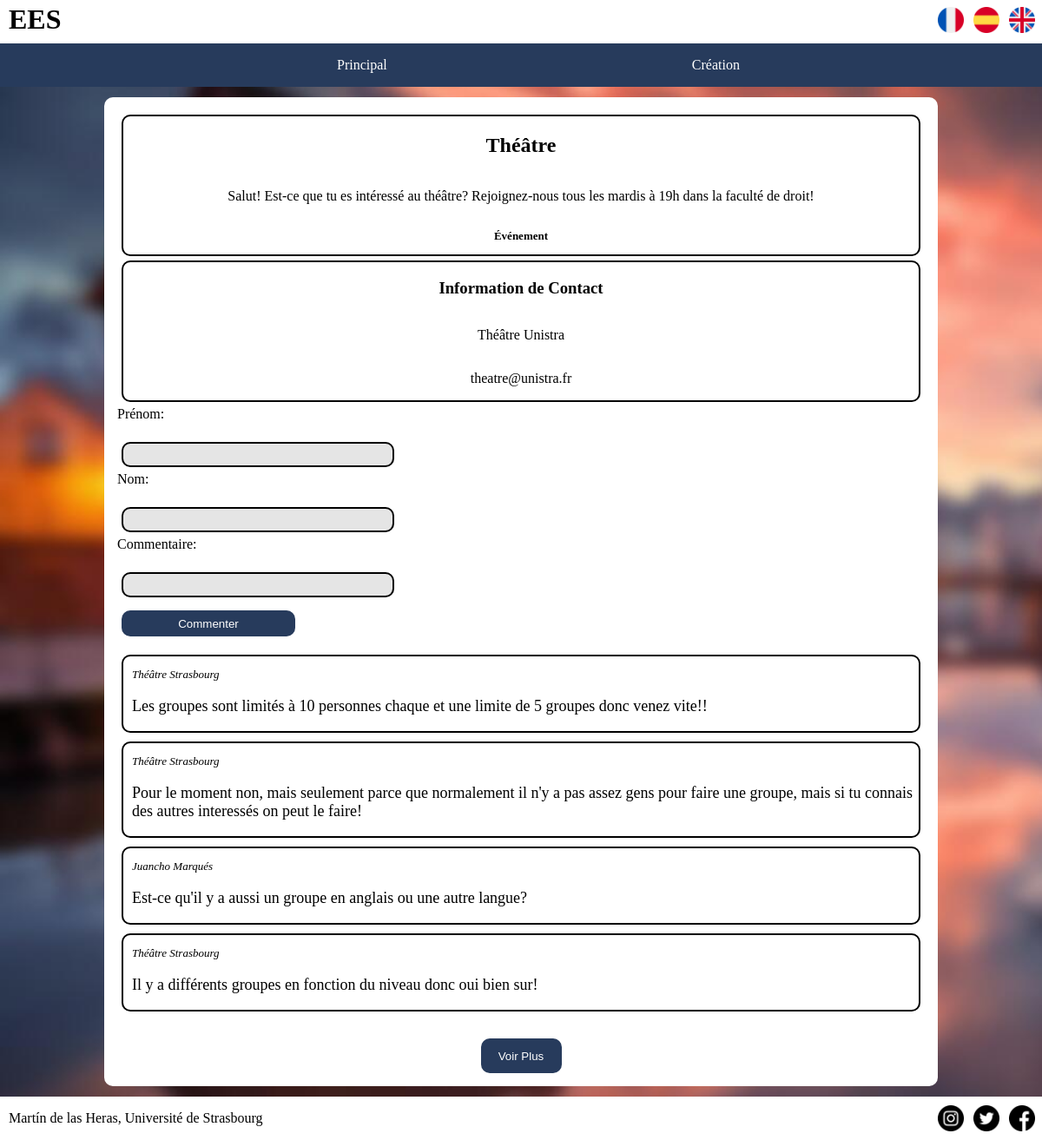
The page /assets/php/information.php?id=9 on the database its author committed.
### tables this page shows
CREATE TABLE annonces (
                id INTEGER PRIMARY KEY AUTOINCREMENT,
                titre VARCHAR(32) NOT NULL,
                type VARCHAR(16) NOT NULL,
                description TEXT NOT NULL,
                first_name VARCHAR(32) NOT NULL,
                last_name VARCHAR(32) NOT NULL,
                mail VARCHAR(64) NOT NULL
            );

CREATE TABLE commentaires (
                id INTEGER PRIMARY KEY AUTOINCREMENT,
                first_name VARCHAR(32) NOT NULL,
                last_name VARCHAR(32) NOT NULL,
                commentaire TEXT NOT NULL,
                id_annonce INTEGER
            );

### langages/fr.php (called while the page is built)
<?php
$lang = array(
    'principal' => 'Principal',
    'creation' => 'Création',
    'universite' => 'Université de Strasbourg',
    'titre' => 'Étudiants Étrangers de Strasbourg',
    'labelRechercher' => 'Rechercher par titre:',
    'etudes' => 'Études',
    'evenement' => 'Événement',
    'logement' => 'Logement',
    'commencer' => 'Commencer',
    'voirPlus' => 'Voir Plus',
    'titreCreer' => 'Création de l\'annonce',
    'informationCreer' => 'Information de l\'annonce',
    'labelTitre' => 'Titre:',
    'descriptionCreer' => 'Description:',
    'informationContactCreer' => 'Information de Contact',
    'prenom' => 'Prénom:',
    'nom' => 'Nom:',
    'mail' => 'Mail:',
    'creer' => 'Créer',
    'resultatsRecherche' => 'Résultats du Recherche',
    'commentaire' => 'Commentaire:',
    'commenter' => 'Commenter'
);
?>

### assets/php/information.php (the view, shortened to what this page needs)
<!DOCTYPE html>
<html lang="en">
<head>
</head>
<body>
<?php include '../../templates/navbar.php'; ?>
<section>
    <?php
    $id = htmlspecialchars($_GET['id']);
    $pdo = new PDO('sqlite:../../database.db');
    $pdo->setAttribute(PDO::ATTR_DEFAULT_FETCH_MODE, PDO::FETCH_ASSOC);
    $pdo->setAttribute(PDO::ATTR_ERRMODE, PDO::ERRMODE_EXCEPTION);
    $statement = $pdo->prepare(
        "SELECT * FROM annonces WHERE id = ?"
    );
    $statement->execute(array($id));
    $annonces = $statement->fetchAll();
    foreach ($annonces as $annonce) :
        ?>
        <li class="annonce information">
            <h2><?= $annonce['titre']; ?></h2>
            <p><?= $annonce['description']; ?>
            <p class="type">
                <?php if ($annonce['type'] == 'etudes') :?>
                    <?php echo $lang['etudes'] ?>
                <?php elseif ($annonce['type'] == 'evenement') :?>
                    <?php echo $lang['evenement'] ?>
                <?php else :?>
                    <?php echo $lang['logement'] ?>
                <?php endif; ?>
            </p>
        </li>
        <li class="annonce information">
            <h3><?php echo $lang['informationContactCreer'] ?></h3>
            <p><?= $annonce['first_name']; ?> <?= $annonce['last_name']; ?>
            <p><?= $annonce['mail']; ?>
        </li>
    <?php endforeach; ?>
    <form id="commenter_form" method="post">
        <label for="firstName"><?php echo $lang['prenom'] ?></label><br/>
        <input id="firstName" type="text" name="firstName" required aria-required="true" aria-labelledby="firstName"/>
        <label for="lastName"><?php echo $lang['nom'] ?></label><br/>
        <input id="lastName" type="text" name="lastName" required aria-required="true" aria-labelledby="lastName"/>
        <label for="commentaire"><?php echo $lang['commentaire'] ?></label><br/>
        <input id="commentaire"type="text" name="commentaire" required aria-required="true" aria-labelledby="commentaire"/>
        <button type="submit"><?php echo $lang['commenter'] ?></button>
    </form>
    <ul class="commentaires">
        <?php
        if ($id) {
            $statement = $pdo->prepare(
                "SELECT * FROM commentaires WHERE id_annonce = ? ORDER BY id DESC LIMIT 4"
            );
            $statement->execute(array($id));
            $commentaires = $statement->fetchAll();
        }
        foreach ($commentaires as $commentaire) :
            ?>
            <li>
                <p style="display: none;"><?= $commentaire['id']; ?>&<?= $commentaire['id_annonce']; ?>
                <p class="nom"><?= $commentaire['first_name']; ?> <?= $commentaire['last_name']; ?>
                <p class="commentaire"><?= $commentaire['commentaire']; ?>
            </li>
        <?php endforeach; ?>
    </ul>
    <button id="voirPlus" ><?php echo $lang['voirPlus'] ?></button>
</section>
<?php include '../../templates/footer.php'; ?>
</body>
</html>

### assets/css/style.css (style rules this page uses)
body { margin: 0; background: url("../img/strasbourg.jpg") no-repeat; background-size: cover; }
section { margin: 1% 10%; background-color: white; padding: 15px; border-radius: 10px; }
form { display: flex; flex-direction: column; }
input { border: 2px solid; padding: 5px; margin: 5px; width: 300px; border-radius: 10px; background-color: rgba(0, 0, 0, 0.1); }
button { max-width: 200px; height: 30px; border: 0px; background-color: #273b5c; color: white; margin-left: 5px; margin-top: 10px; border-radius: 10px; }
#voirPlus { margin-left: 45%; width: 10%; height: 40px; }
section ul { display: flex; flex-direction: row; flex-wrap: wrap; justify-content: space-evenly; padding-left: 0; }
section li { border: 2px solid black; border-radius: 10px; margin: 5px; text-align: center; }
.annonce { display: flex; flex-direction: column; width: 45%; }
.information { width: auto; }
.type { font-size: small; font-weight: bold; }
.commentaires { display: flex; flex-direction: column; padding-left: 0; }
.commentaires li { display: inline-block; text-align: left; padding-left: 10px; }
.nom { font-size: small; font-style: italic; }
.commentaire { font-size: large; }

### rows shown on the page
annonces: titre "Théâtre", description "Salut! Est-ce que tu es intéressé au théâtre? Rejoignez-nous tous les mardis à 19h dans la faculté de droit!", first_name "Théâtre", last_name "Unistra", mail "theatre@unistra.fr"
commentaires: first_name "Théâtre", last_name "Strasbourg", commentaire "Les groupes sont limités à 10 personnes chaque et une limite de 5 groupes donc venez vite!!"
commentaires: first_name "Théâtre", last_name "Strasbourg", commentaire "Pour le moment non, mais seulement parce que normalement il n'y a pas assez gens pour faire une groupe, mais si tu connais des autres interessés on peut le faire!"
commentaires: first_name "Juancho", last_name "Marqués", commentaire "Est-ce qu'il y a aussi un groupe en anglais ou une autre langue?"
commentaires: first_name "Théâtre", last_name "Strasbourg", commentaire "Il y a différents groupes en fonction du niveau donc oui bien sur!"

### other values the page prints
$lang['principal'] "Principal"
$lang['creation'] "Création"
$lang['prenom'] "Prénom:"
$lang['nom'] "Nom:"
$lang['commentaire'] "Commentaire:"
$lang['commenter'] "Commenter"
$lang['voirPlus'] "Voir Plus"
$lang['universite'] "Université de Strasbourg"
